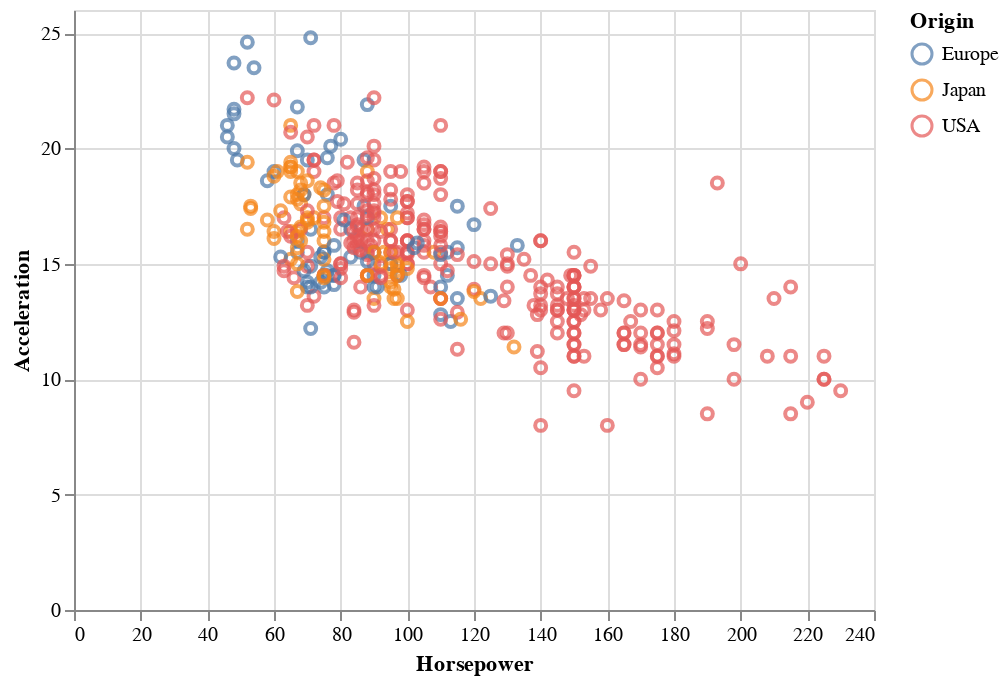

Here is the notebook cell this chart was saved with:
### Markdown cell above
### Excercise 1: make a scatter plot of Horsepower vs Acceleration, colored by Origin
Instead of `mark_line`, use `mark_point`

### Code cell
# your code here...feel free to refer to cells above!
alt.Chart(cars_df).mark_point().encode(
    x="Horsepower",
    y="Acceleration",
    color="Origin"
)

### Figure 1 — Vega-Lite specification as saved in the notebook (floating-point values rounded to 4 significant figures; data arrays with more than 128 entries replaced by an {"elided": "..."} marker saying what was removed)
{"config": {"view": {"continuousWidth": 400, "continuousHeight": 300}}, "data": {"name": "data-f02450ab61490a1363517a0190416235"}, "mark": "point", "encoding": {"color": {"type": "nominal", "field": "Origin"}, "x": {"type": "quantitative", "field": "Horsepower"}, "y": {"type": "quantitative", "field": "Acceleration"}}, "$schema": "https://vega.github.io/schema/vega-lite/v4.8.1.json", "datasets": {"data-f02450ab61490a1363517a0190416235": {"elided": "406 records"}}}
